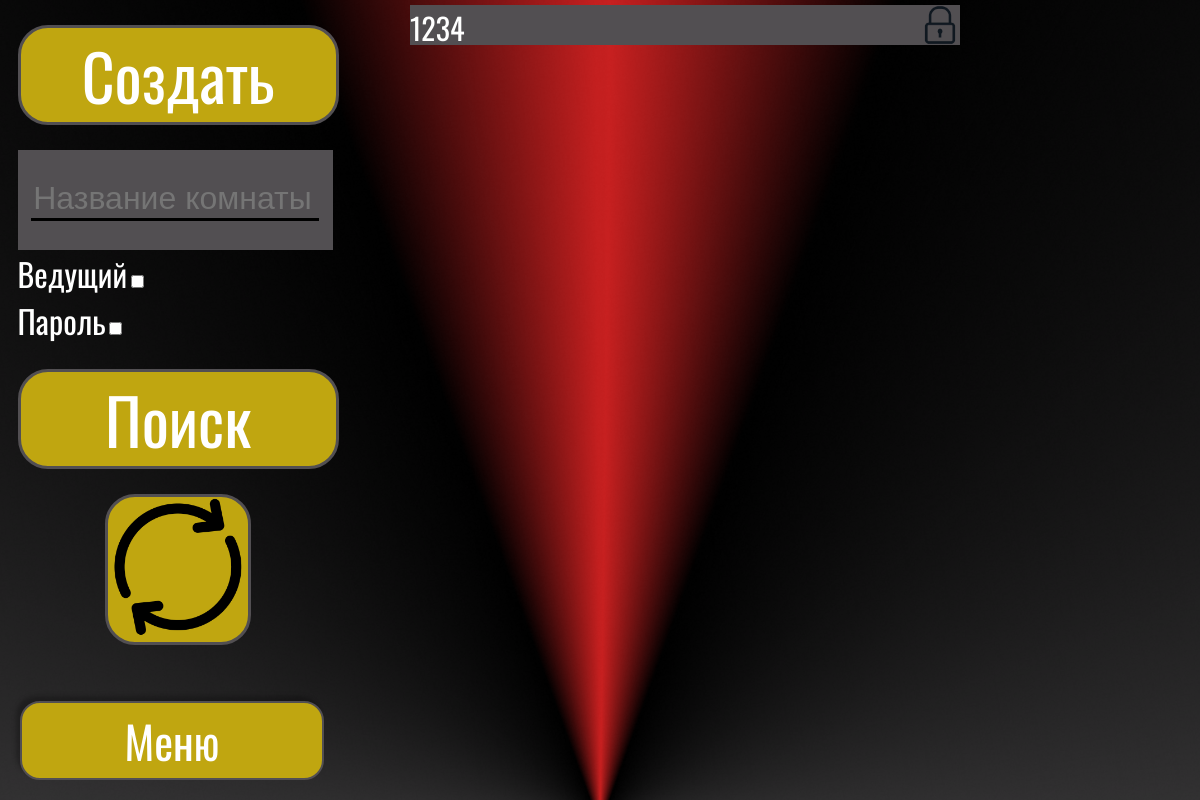
The page /game/ on the database as committed earlier.
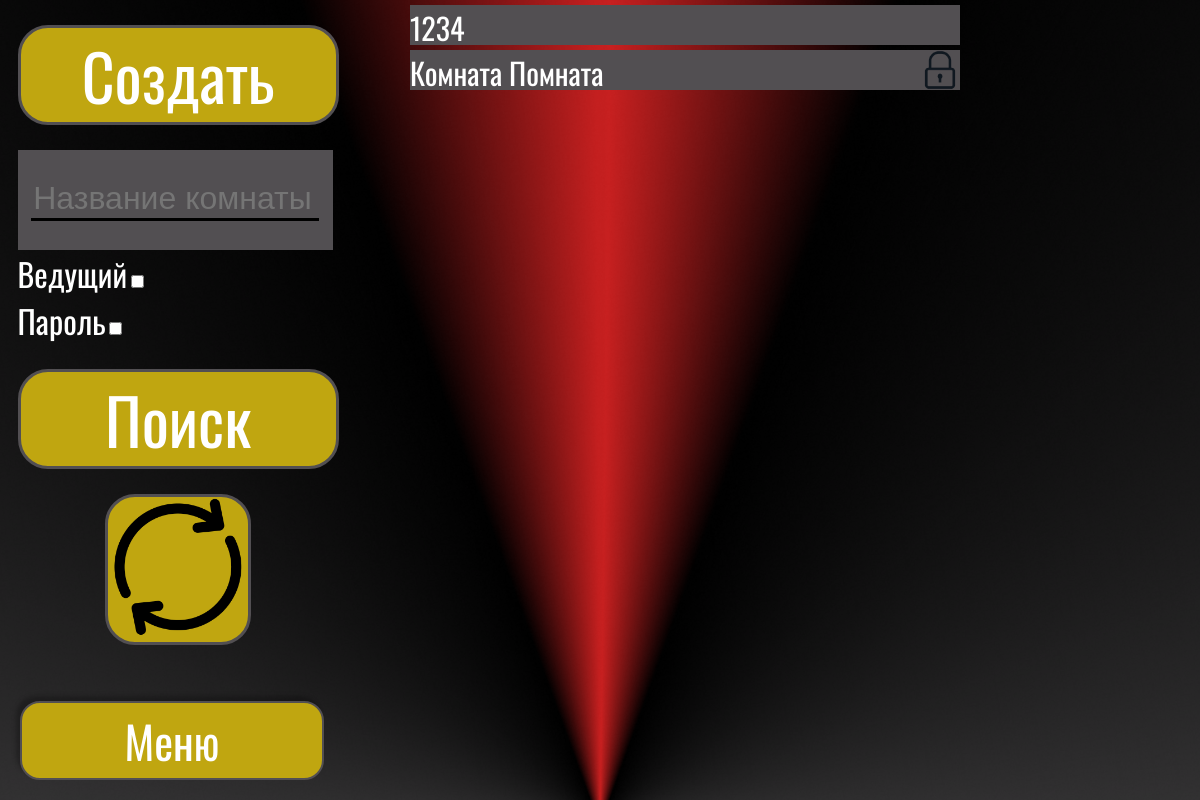
The same page on the database as committed later.
### main/models.py (models this page shows, shortened)
class game_rooms(models.Model):
    Game_mode = [
        (0, 'Классика'),
        (1, 'Спорт'),
        (2, 'Совместный ответ'),
    ]
    ID = models.BigAutoField(primary_key=True)
    room_name = models.CharField(max_length=50)
    clos_room = models.BooleanField(default=False)
    password_room = models.CharField(max_length=50, null=True, blank=True)
    selections = models.ForeignKey(Selections, on_delete=models.PROTECT, related_name='Selection_Room')
    game_mode = models.IntegerField(choices=Game_mode, default=0)
    host = models.ForeignKey(Users, on_delete=models.PROTECT, related_name='host_game_rooms')
    captain =models.ForeignKey(Users, on_delete=models.PROTECT, related_name='captain_game_rooms', null=True, blank=True)
    leader = models.ForeignKey(Users, on_delete=models.PROTECT, related_name='leader_game_rooms', null=True, blank=True)
    room_limit = models.IntegerField(
        validators=[
            MinValueValidator(3),
            MaxValueValidator(8)
        ]
    )
    room_description = models.TextField(null=True, blank=True)
    early_answer = models.BooleanField(default=True)
    time_answer = models.IntegerField(
        validators=[
            MinValueValidator(5),
            MaxValueValidator(600)
        ]
    )
    clear_chat = models.BooleanField(default=False)
    question_time = models.IntegerField(
        validators=[
            MinValueValidator(10),
            MaxValueValidator(600)
        ]
    )
    show_question = models.BooleanField(default=True)
    reading_speed = models.IntegerField(
        validators=[
            MinValueValidator(1),
            MaxValueValidator(60)
        ]
    )
    random_order = models.BooleanField(default=True)
    break_between_questions = models.IntegerField(
        validators=[
            MinValueValidator(0),
            MaxValueValidator(600)
        ]
    )
    class Meta:
        verbose_name = 'Игровая комната'
        verbose_name_plural = 'Игровые комнаты'

### main/views.py (the view)
# urls.py: path('', views.Game_Room, name="Game_Room"),
def Game_Room(request):
    rooms = game_rooms.objects.all()
    return render(request, "main/main_game.html",{"rooms":rooms})

### main/templates/main/main_game.html (shortened to what this page needs)
{% load static %}
<!DOCTYPE html>
<html lang="ru">
<head>
    <link rel="stylesheet" href="{% static 'main/css/game_search.css' %}">
</head>
<body>
    <div id="page">
        <div id="tools_search">
            <div id="button_create" class="button"><a style="text-decoration: none; color: inherit;" href="{% url 'Create_Room' %}">Создать</a></div>
            <div id="input_box"><input id="input_search" class="input_select" placeholder="Название комнаты" onkeyup="filterItemsSesion()"></div>
            <div id="select_box">
                <div class="line">Ведущий<input id="leader" type="checkbox" class="check"></div>
                <div class="line">Пароль<input id="password" type="checkbox" class="check"></div>
            </div>
            <div id="button_search" class="button">Поиск</div>
            <div id="refresh_button" class="button"><img id="img_refresh" alt="обновить" src="{% static 'main/img/refresh.png' %}"></div>
        </div>
        <div id="rooms">
            <div id="room_scroll_box">
                <ul id="list_rooms">
                    {% for room in rooms %}
                    <li class="room"
                        data-name="{{ room.room_name }}"
                        data-description="{{ room.room_description }}"
                        data-selection="{{ room.selections.selection_name }}"
                        {% if room.leader %} data-leader="True" {% else %} data-leader="False" {% endif %}
                        data-password="{{ room.clos_room }}"
                        data-room="{{ room.ID }}"
                        data-time="{{room.question_time}}"
                        data-mode = "{{room.game_mode}}">
                        {{ room.room_name }}
                        {% if room.clos_room %}
                        <img class="img_lock" alt="close" src="{% static 'main/img/lock.png' %}">
                        {% endif %}
                    </li>
                    {% empty %}
                    <li class="room">Нет созданных комнат</li>
                    {% endfor %}
                </ul>
            </div>
        </div>
    </div>
    <div id="main_page" class="main_button"><a style="text-decoration: none; color: inherit;" href="{% url 'Menu' %}?pas=123">Меню</a></div>
</body>
</html>

### main/static/main/css/game_search.css (style rules this page uses)
body { font-family: 'Oswald', sans-serif; padding: 0; margin: 0; height: 100vh; background-image: url('../img/background.png'); background-size: cover; background-position: center; background-repeat: no-repeat; }
#main_page { position: fixed; bottom: 20px; left: 20px; z-index: 1000; display: flex; justify-content: center; align-items: center; background-color: #C0A610; border: 2px solid #524F52; border-radius: 20px; color: white; font-family: 'Oswald', sans-serif; text-align: center; font-size: 45px; height: 75px; width: 300px; cursor: pointer; transition: .5s; box-shadow: -4px -5px 4px 0px rgba(0, 0, 0, 0.25); }
#page { display: flex; overflow-y: hidden; overflow-x: auto; width: 100vw; height: 100vh; }
#tools_search { flex: 0 0 auto; height: 100%; width: 25%; min-width: 350px; }
#rooms { flex: 0 0 auto; height: 100%; width: 40%; margin-left: 5%; min-width: 550px; }
.button { background-color: #C0A610; border: 3px solid #524F52; border-radius: 30px; color: white; text-align: center; cursor: pointer; }
#button_create { width: 90%; margin-left: 5%; margin-top: 25px; font-size: 64px; }
#input_box { background-color: rgba(82, 79, 82, 1); margin-top: 25px; width: 90%; height: 100px; margin-left: 5%; display: flex; justify-content: center; align-items: center; padding: 0; }
#input_search { width: 90%; color: white; }
.input_select { border: none; outline: none; box-shadow: none; background: transparent; color: white; border-bottom: 3px solid rgba(0, 0, 0, 1); font-size: 32px; }
.input_select::placeholder { font-size: 32px; }
#select_box { width: 90%; margin-left: 5%; color: white; font-size: 32px; }
#button_search { width: 90%; margin-left: 5%; margin-top: 25px; font-size: 64px; }
#refresh_button { margin-top: 25px; width: 40%; margin-left: 30%; }
#img_refresh { width: 100%; }
#room_scroll_box { overflow-y: auto; overflow-x: hidden; height: 100% scrollbar-width: thin; scrollbar-color: #C0A610 rgba(82, 79, 82, 1); }
#list_rooms { list-style-type: none; padding: 0; margin: 0; }
.room { margin-top: 5px; height: 40px; color: white; font-size: 30px; background-color: rgba(82, 79, 82, 1); cursor: pointer; }
.img_lock { float: right; height: 100%; }

Rows that differ between the two databases and show on the page:
changed game_rooms (number 1 of 2 on the later page): clos_room: picture removed
added game_rooms: room_name "Комната Помната", clos_room True (drawn)
